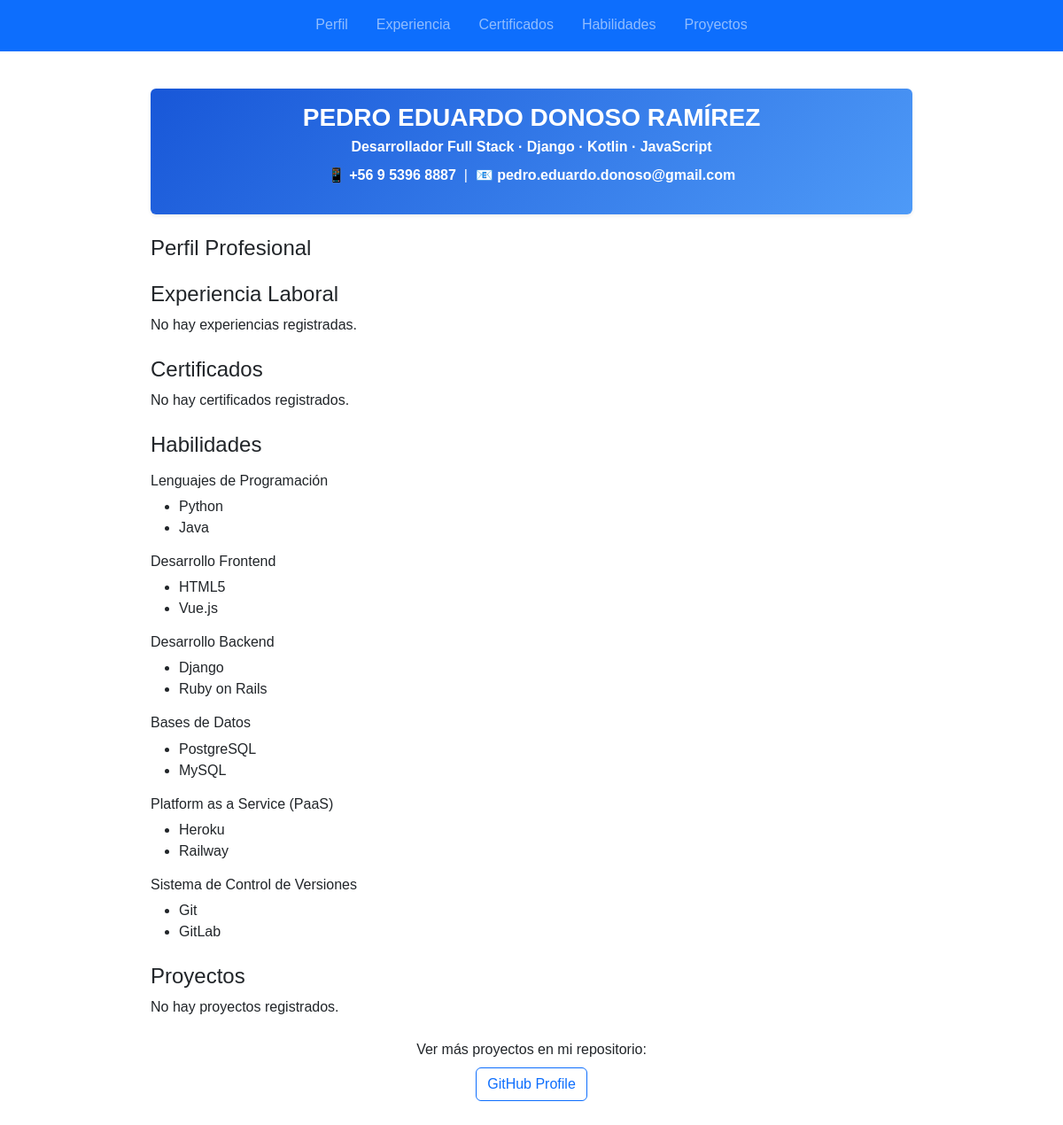
The app's page /, older data.
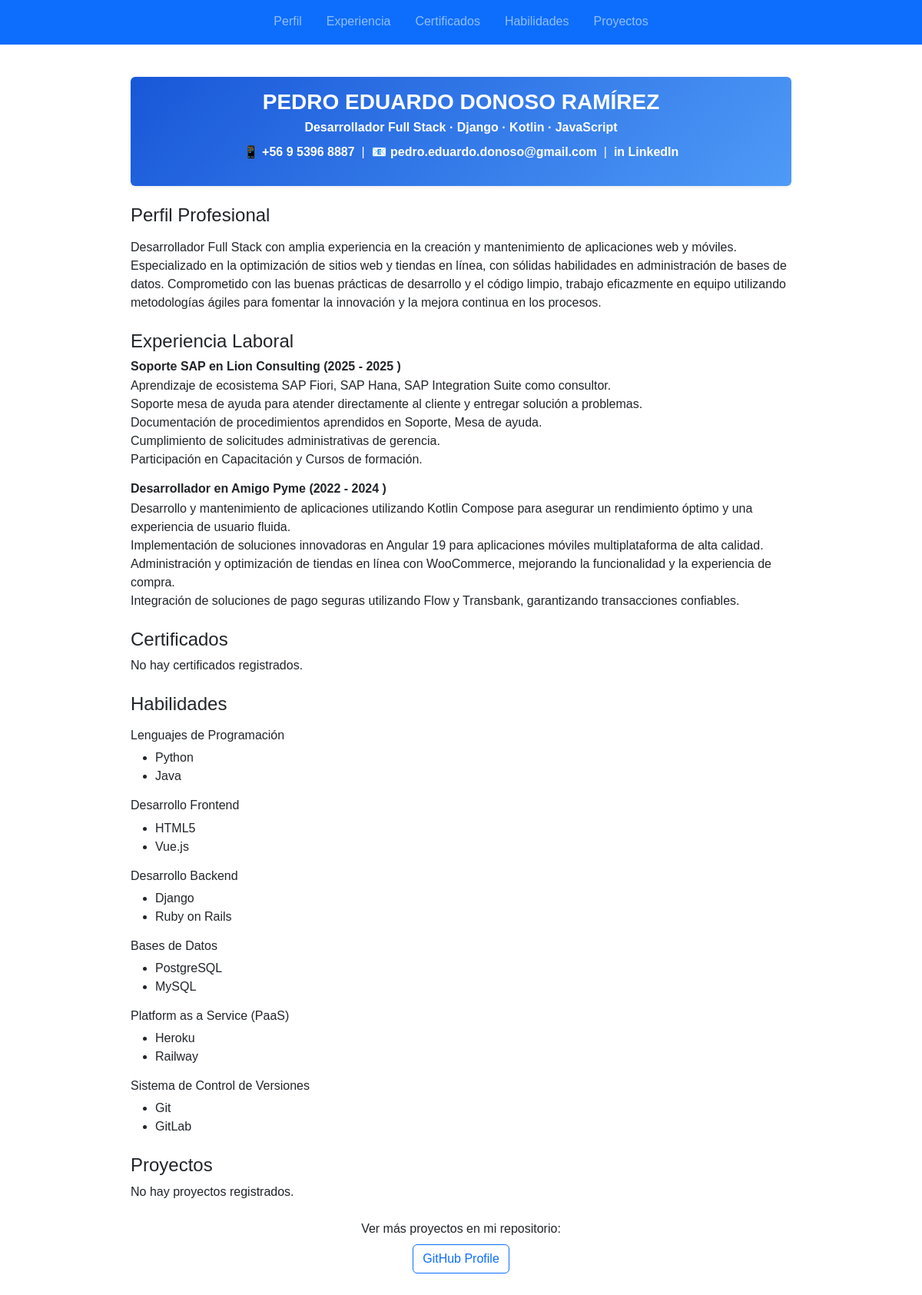
The same page, newer data.
### core/models.py (models this page shows, shortened)
class Perfil(models.Model):
    nombre = models.CharField(max_length=100)
    titulo = models.CharField(max_length=150, blank=True)
    resumen = models.TextField(blank=True)
    email = models.EmailField(blank=True)
    ciudad = models.CharField(max_length=100, blank=True)
    linkedin = models.URLField(blank=True)
    github = models.URLField(blank=True)
    foto = models.ImageField(upload_to='perfil/', blank=True, null=True)

class Experiencia(models.Model):
    empresa = models.CharField(max_length=150)
    puesto = models.CharField(max_length=150)
    descripcion = models.TextField()
    fecha_inicio = models.DateField()
    fecha_fin = models.DateField(blank=True, null=True)
    actual = models.BooleanField(default=False)
    orden = models.PositiveIntegerField(default=0)

### core/views.py (the view)
# urls.py: path('', views.home_view, name='home'),
def home_view(request):
    perfil = Perfil.objects.first()
    experiencias = Experiencia.objects.all().order_by('-fecha_inicio', '-id')
    certificados = Certificado.objects.all().order_by('orden', '-fecha')
    habilidades = Habilidad.objects.all().order_by('categoria', 'orden', 'nombre')
    proyectos = Proyecto.objects.filter(destacado=True).order_by('orden', '-fecha')
    context = {
        'perfil': perfil,
        'experiencias': experiencias,
        'certificados': certificados,
        'habilidades': habilidades,
        'proyectos': proyectos,
    }
    return render(request, 'core/home.html', context)

### core/templates/core/home.html (shortened to what the changed rows need)
{% load static %}
<!DOCTYPE html>
<html lang="es">
<head>
    <link href="https://cdn.jsdelivr.net/npm/bootstrap@5.3.3/dist/css/bootstrap.min.css" rel="stylesheet"
>
</head>
<body>
    <div class="content-container">
        <section id="perfil" class="mb-4">
            <div class="card mb-4 border-0 shadow-sm" style="background: linear-gradient(135deg, #1857d8, #4e9af7);">
                <div class="card-body text-center text-white">
                    <h1 class="h3 fw-bold mb-1 text-uppercase">
                        PEDRO EDUARDO DONOSO RAMÍREZ
                    </h1>
                    <p class="mb-2 fw-semibold">
                        Desarrollador Full Stack · Django · Kotlin · JavaScript
                    </p>
                    <p class="mb-3">
                        <a href="https://wa.me/56953968887" target="_blank"
                            class="text-white text-decoration-none fw-semibold">
                            📱 +56 9 5396 8887
                        </a>
                        &nbsp;|&nbsp;
                        <a href="mailto:pedro.eduardo.donoso@gmail.com"
                            class="text-white text-decoration-none fw-semibold">
                            📧 pedro.eduardo.donoso@gmail.com
                        </a>
                        {% if perfil.linkedin %}
                        &nbsp;|&nbsp;
                        <a href="{{ perfil.linkedin }}" target="_blank"
                            class="text-white text-decoration-none fw-semibold">
                            in LinkedIn
                        </a>
                        {% endif %}
                    </p>
                </div>
            </div>
            <h2 class="h4 mt-4">Perfil Profesional</h2>
            <p>{{ perfil.resumen|linebreaks }}</p>
        </section>
        <section id="experiencia" class="mb-4">
            <h2 class="h4">Experiencia Laboral</h2>
            {% for exp in experiencias %}
            <h3 class="h6 fw-bold mb-1">
                {{ exp.puesto }} en {{ exp.empresa }}
                {% if exp.fecha_inicio %}
                ({{ exp.fecha_inicio|date:"Y" }}
                {% if exp.actual %}
                - Actual
                {% elif exp.fecha_fin %}
                - {{ exp.fecha_fin|date:"Y" }}
                {% endif %}
                )
                {% endif %}
            </h3>
            <div class="mb-3">
                {{ exp.descripcion|linebreaks }}
            </div>
            {% empty %}
            <p>No hay experiencias registradas.</p>
            {% endfor %}
        </section>
        <section id="certificados" class="mb-4">
            <h2 class="h4">Certificados</h2>
        </section>
        <section id="habilidades" class="mb-4">
            <h2 class="h4">Habilidades</h2>
        </section>
        <section id="proyectos" class="mb-4">
            <h2 class="h4">Proyectos</h2>
        </section>
    </div>
</body>
</html>

Row changes from the older to the newer data that the page shows:
added Perfil: resumen "Desarrollador Full Stack con amplia experiencia en la creación y mantenimiento de aplicaciones web y móviles. Especializado en la optimización de sitios web y tiendas en línea, con sólidas habilidades en administración de bases de datos. Comprometido con las buenas prácticas de desarrollo y el código limpio, trabajo eficazmente en equipo utilizando metodologías ágiles para fomentar la innovación y la mejora continua en los procesos."
added Experiencia: puesto "Soporte SAP", empresa "Lion Consulting", fecha_inicio "2025", fecha_fin "2025", descripcion "Aprendizaje de ecosistema SAP Fiori, SAP Hana, SAP Integration Suite como consultor. Soporte mesa de ayuda para atender directamente al cliente y entregar solución a problemas. Documentación de procedimientos aprendidos en Soporte, Mesa de ayuda. Cumplimiento de solicitudes administrativas de gerencia. Participación en Capacitación y Cursos de formación."
added Experiencia: puesto "Desarrollador", empresa "Amigo Pyme", fecha_inicio "2022", fecha_fin "2024", descripcion "Desarrollo y mantenimiento de aplicaciones utilizando Kotlin Compose para asegurar un rendimiento óptimo y una experiencia de usuario fluida. Implementación de soluciones innovadoras en Angular 19 para aplicaciones móviles multiplataforma de alta calidad. Administración y optimización de tiendas en línea con WooCommerce, mejorando la funcionalidad y la experiencia de compra. Integración de soluciones de pago seguras utilizando Flow y Transbank, garantizando transacciones confiables."
Text that changed along with them:
text no longer shown: "No hay experiencias registradas."
text now shown: "| in LinkedIn"
